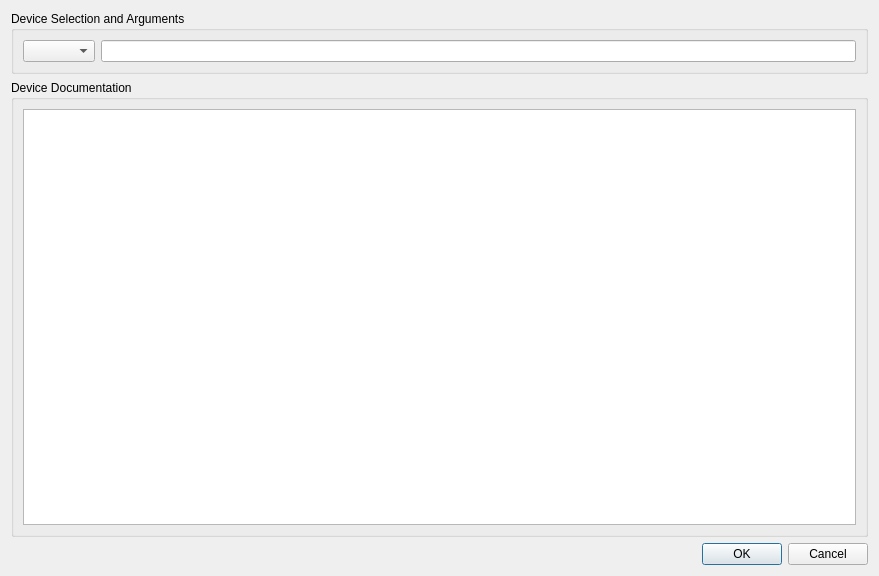
<?xml version="1.0" encoding="UTF-8"?>
<ui version="4.0">
 <class>DeviceSelectorDialog</class>
 <widget class="QDialog" name="DeviceSelectorDialog">
  <property name="geometry">
   <rect>
    <x>0</x>
    <y>0</y>
    <width>879</width>
    <height>576</height>
   </rect>
  </property>
  <property name="windowTitle">
   <string>Device Selector Dialog</string>
  </property>
  <layout class="QVBoxLayout" name="verticalLayout">
   <item>
    <widget class="QGroupBox" name="groupBox_Ethernet">
     <property name="enabled">
      <bool>true</bool>
     </property>
     <property name="title">
      <string>Device Selection and Arguments</string>
     </property>
     <layout class="QHBoxLayout" name="horizontalLayout">
      <item>
       <widget class="QComboBox" name="comboBox">
        <property name="currentIndex">
         <number>-1</number>
        </property>
       </widget>
      </item>
      <item>
       <widget class="QLineEdit" name="lineEditArgs"/>
      </item>
     </layout>
    </widget>
   </item>
   <item>
    <widget class="QGroupBox" name="groupBox_Serial">
     <property name="enabled">
      <bool>true</bool>
     </property>
     <property name="title">
      <string>Device Documentation</string>
     </property>
     <layout class="QHBoxLayout" name="horizontalLayout_2">
      <item>
       <widget class="QTextEdit" name="textEditDoc">
        <property name="readOnly">
         <bool>true</bool>
        </property>
       </widget>
      </item>
     </layout>
    </widget>
   </item>
   <item>
    <widget class="QDialogButtonBox" name="buttonBox">
     <property name="orientation">
      <enum>Qt::Horizontal</enum>
     </property>
     <property name="standardButtons">
      <set>QDialogButtonBox::Cancel|QDialogButtonBox::Ok</set>
     </property>
    </widget>
   </item>
  </layout>
 </widget>
 <resources/>
 <connections>
  <connection>
   <sender>buttonBox</sender>
   <signal>accepted()</signal>
   <receiver>DeviceSelectorDialog</receiver>
   <slot>accept()</slot>
   <hints>
    <hint type="sourcelabel">
     <x>248</x>
     <y>254</y>
    </hint>
    <hint type="destinationlabel">
     <x>157</x>
     <y>274</y>
    </hint>
   </hints>
  </connection>
  <connection>
   <sender>buttonBox</sender>
   <signal>rejected()</signal>
   <receiver>DeviceSelectorDialog</receiver>
   <slot>reject()</slot>
   <hints>
    <hint type="sourcelabel">
     <x>316</x>
     <y>260</y>
    </hint>
    <hint type="destinationlabel">
     <x>286</x>
     <y>274</y>
    </hint>
   </hints>
  </connection>
 </connections>
</ui>
